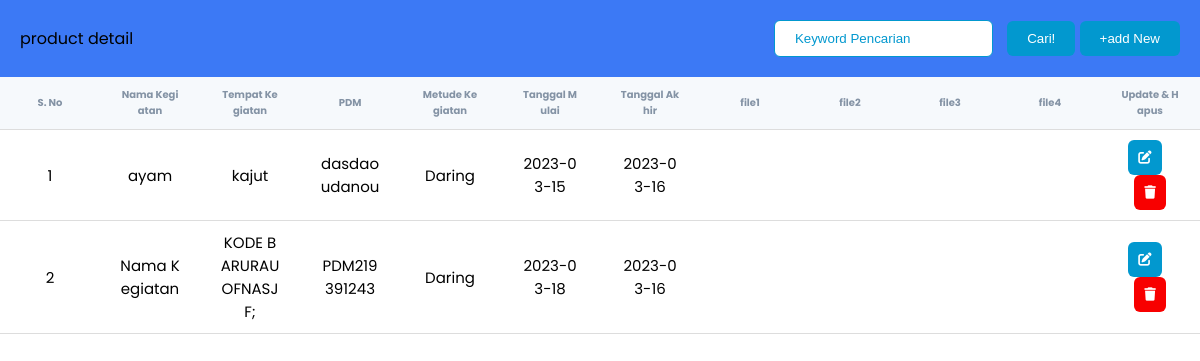
The page /Dashboard.php on the database as committed earlier.
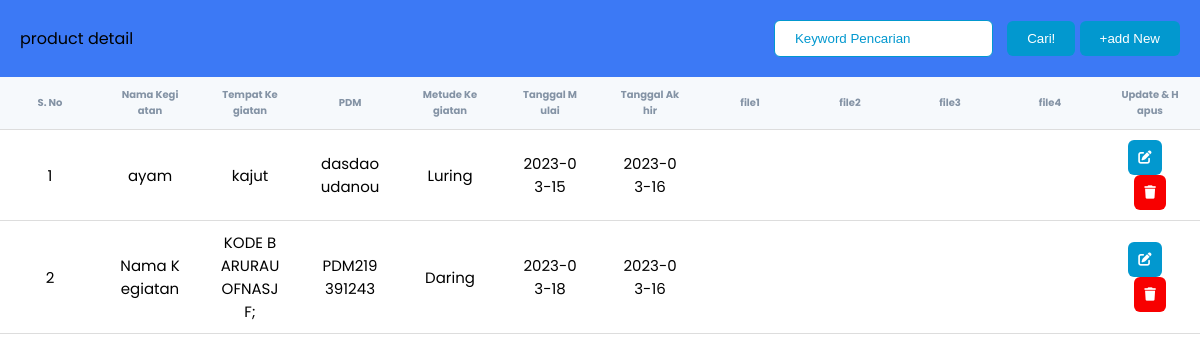
The same page on the database as committed later.
### tables this page shows
CREATE TABLE `kegiatan` (
  `ID_kegiatan` int NOT NULL,
  `nama_kegiatan` varchar(50) NOT NULL,
  `tempat_kegiatan` varchar(100) NOT NULL,
  `PDM` varchar(12) NOT NULL,
  `metode_kegiatan` varchar(6) NOT NULL,
  `tanggal_mulai` date NOT NULL,
  `tanggal_akhir` date NOT NULL,
  `file1` blob,
  `file2` blob,
  `file3` blob,
  `file4` blob
);

### Dashboard.php (the view, shortened to what this page needs)
<?php
require 'function.php';
?>
<!DOCTYPE html>
<html lang="en">
<head>
    <link rel="stylesheet" href="Style/Dashboard.css" />
    <link rel="stylesheet" href="https://cdnjs.cloudflare.com/ajax/libs/font-awesome/6.3.0/css/all.min.css" />
</head>
<body style="background-color:white;">
    <div class="table">
        <div class="table_header">
            <p>product detail</p>
            <div>
                <form action="" method="post">
                    <input placeholder="Keyword Pencarian" name="keyword" autofocus autocomplete="off"/>
                    <button type="submit" name="cari" class="add_new" id="keyword">Cari!</button>
                    <button class="add_new">+add New</button>
                </form>
            </div>
        </div>
        <?php
        $sql = "SELECT * FROM kegiatan";
        $result = mysqli_query($conn, $sql);
        echo '<div class="table_section">';
            echo '<table>';
                echo '<thead>';
                    echo '<tr>';
                        echo '<th>S. No</th>';
                        echo '<th>Nama Kegiatan</th>';
                        echo '<th>Tempat Kegiatan</th>';
                        echo '<th>PDM</th>';
                        echo '<th>Metude Kegiatan</th>';
                        echo '<th>Tanggal Mulai</th>';
                        echo '<th>Tanggal Akhir</th>';
                        echo '<th>file1</th>';
                        echo '<th>file2</th>';
                        echo '<th>file3</th>';
                        echo '<th>file4</th>';
                        echo '<th>Update & Hapus</th>';
                        echo '</tr>';
                    echo '</thead>';
                echo '<tbody>';
                    if (mysqli_num_rows($result) > 0) {
                    $no = 1;
                    while ($row = mysqli_fetch_assoc($result)) {
                    echo '<tr>';
                        echo '<td>' . $no++ . '</td>';
                        echo '<td>' . $row['nama_kegiatan'] . '</td>';
                        echo '<td>' . $row['tempat_kegiatan'] . '</td>';
                        echo '<td>' . $row['PDM'] . '</td>';
                        echo '<td>' . $row['metode_kegiatan'] . '</td>';
                        echo '<td>' . $row['tanggal_mulai'] . '</td>';
                        echo '<td>' . $row['tanggal_akhir'] . '</td>';
                        echo '<td>' . $row['file1'] . '</td>';
                        echo '<td>' . $row['file2'] . '</td>';
                        echo '<td>' . $row['file3'] . '</td>';
                        echo '<td>' . $row['file4'] . '</td>';
                        echo '<td>';
                        echo '<button style="margin-right: 10px;"><a style="color:white;" href="update.php?ID_kegiatan='. $row["ID_kegiatan"] .'"><i class="fa-solid fa-pen-to-square"></i></a></button>';
                        echo '<button><a style="color:white;" href="hapus.php?ID_kegiatan='. $row["ID_kegiatan"] .'"><i class="fa-sharp fa-solid fa-trash"></i></a></button>';
                        echo '</tr>';
                    }
                    }
                    echo '</tbody>';
                echo '</table>';
            echo '</div>';
        ?>
    </div>
</body>
</html>

Rows that differ between the two databases and show on the page:
changed kegiatan "ayam": metode_kegiatan "Daring" → "Luring"
